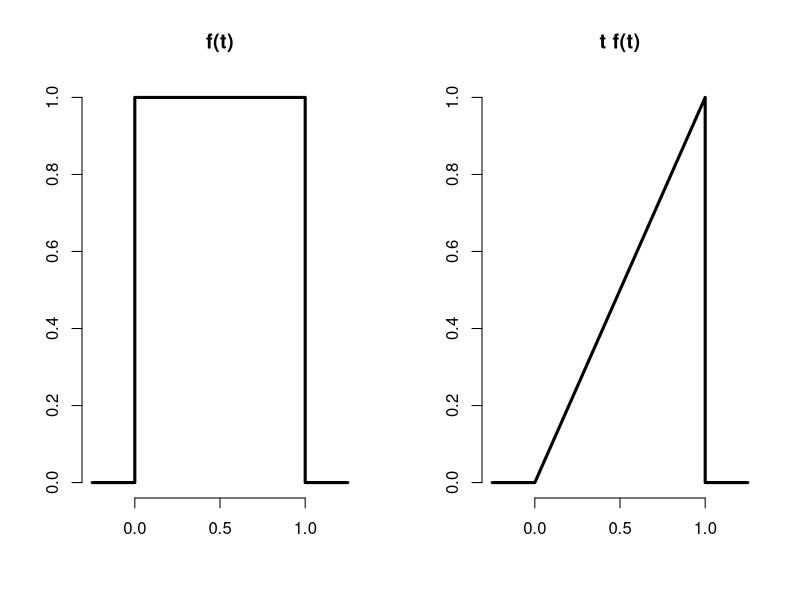
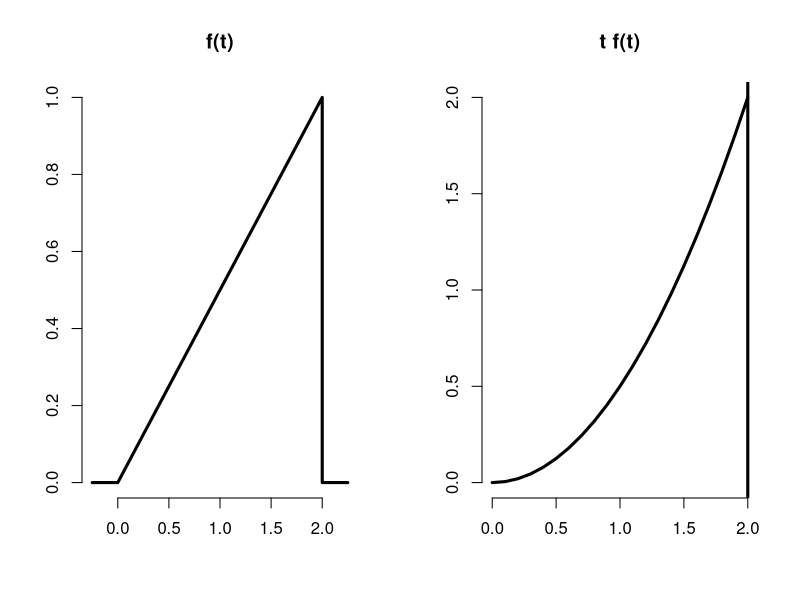
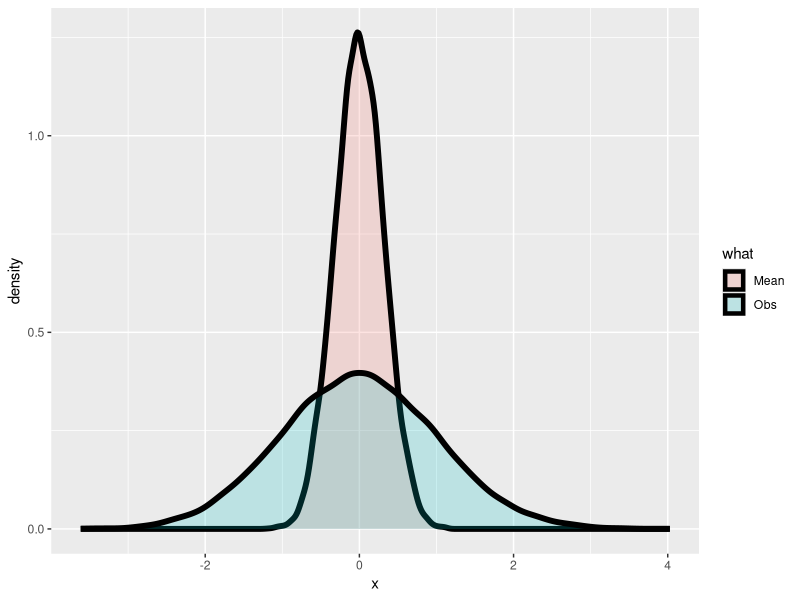
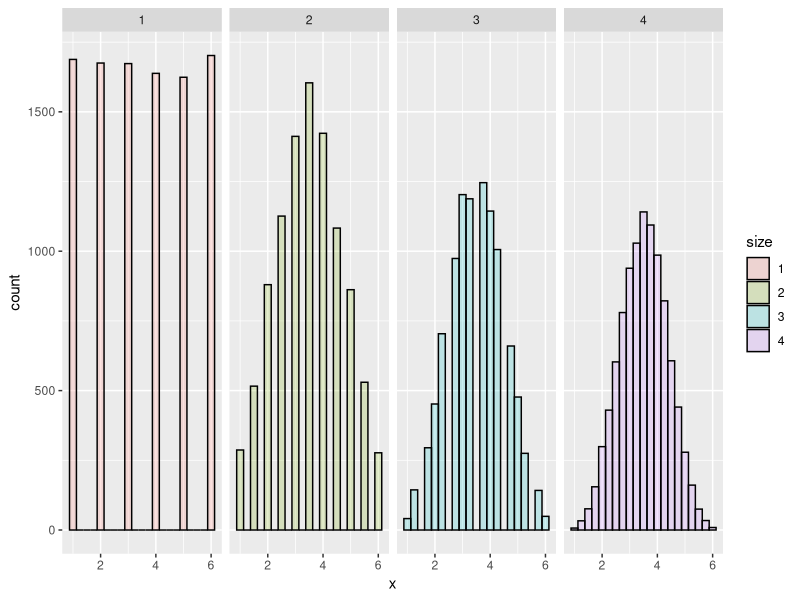

The R source for these figures, in order:
# Swirl
# Statistical Inference
# Expectations

library(ggplot2)

# The expected value of a random variable X, E(X), is a measure of its central 
# tendency

# For a discrete random variable X with PMF p(x), E(X) is defined as a sum, 
# over all possible values x, of the quantity x*p(x). E(X) represents the center 
# of mass of a collection of locations and weights, {x, p(x)}.

# Consider the random variable X representing a roll of a fair dice. 
# By 'fair' we mean all the sides are equally likely to appear.
# What is the expected value of X?
p <- 1/6
Expected_dice <- 1 * p + 2 * p + 3 * p + 4 * p + 5 * p + 6 * p

dice_fair <- c(1/6,1/6,1/6,1/6,1/6,1/6)
sum(c(1:6) * dice_fair)

# We've defined a function for you, expect_dice, which takes a PMF as an input. 
# For our purposes, the PMF is a 6-long array of fractions. The i-th entry in 
# the array represents the probability of i being the outcome of a dice roll. 
expect_dice <- function(pmf){ mu <- 0; for (i in 1:6) mu <- mu + i*pmf[i]; mu}
# We've also defined PMFs for three dice, dice_fair, dice_high and dice_low. 
# The last two are loaded, that is, not fair. 
dice_fair <- c(1/6,1/6,1/6,1/6,1/6,1/6)
dice_high <- c(1/21,2/21,3/21,4/21,5/21,6/21)
dice_low <- c(6/21,5/21,4/21,3/21,2/21,1/21)

# Using the function expect_dice with dice_high as its argument, calculate the 
# expected value of a roll of dice_high.
expect_dice(dice_high)

# See how the expected value of dice_high is higher than that of the fair dice. 
# Now calculate the expected value of a roll of dice_low.
expect_dice(dice_low)

# You can see the effect of loading the dice on the expectations of the rolls. 
# For high-loaded dice the expected value of a roll (on average) is 4.33 and for 
# low-loaded dice 2.67. We've stored these off for you in two variables, edh and edl
edh <- expect_dice(dice_high)
edl <- expect_dice(dice_low)

# One of the nice properties of the expected value operation is that it's linear. 
# This means that, if c is a constant, then E(cX) = c*E(X). Also, if X and Y are 
# two random variables then E(X+Y)=E(X)+E(Y). It follows that E(aX+bY)=aE(X)+bE(Y).

# Suppose you were rolling our two loaded dice, dice_high and dice_low. 
# You can use this linearity property of expectation to compute the expected value 
# of their average. Let X_hi and X_lo represent the respective outcomes of the 
# dice roll. The expected value of the average is 
# E((X_hi + X_lo)/2) or .5 *( E(X_hi)+E(X_lo) ). 
e<- 0.5 * (edh + edl)
# The dice were loaded in opposite ways so their average should be fair

# For a continuous random variable X, the expected value is defined analogously 
# as it was for the discrete case. Instead of summing over discrete values, 
# however, the expectation integrates over a continuous function.
# It follows that for continuous random variables, E(X) is the area under the 
# function t*f(t), where f(t) is the PDF (probability density function) of X. 
# This definition borrows from the definition of center of mass of a continuous body.
# Here's a figure from the slides. It shows the constant (1) PDF on the left 
# and the graph of t*f(t) on the right.
par(mfrow = c(1, 2))
plot(c(-0.25, 0, 0, 1, 1, 1.25), c(0, 0, 1, 1, 0, 0), type = "l", lwd = 3, frame = FALSE, xlab="", ylab = ""); title('f(t)')
plot(c(-0.25, 0, 1, 1, 1.25), c(0, 0, 1, 0, 0), type = "l", lwd = 3, frame = FALSE, xlab="", ylab = ""); title('t f(t)')

# Knowing that the expected value is the area under the triangle, t*f(t), 
# what is the expected value of the random variable with this PDF?
# 0.5

# For the purposes of illustration, here's another figure using a PDF from our 
# previous probability lesson. It shows the triangular PDF f(t) on the left and 
# the parabolic t*f(t) on the right. The area under the parabola between 0 and 2 
# represents the expected value of the random variable with this PDF.
par(mfrow = c(1, 2))
plot(c(-0.25, 0, 2, 2, 2.25), c(0, 0, 1, 0, 0), type = "l", lwd = 3, frame = FALSE, xlab="", ylab = ""); title('f(t)')
my_x <- seq(0,2,by=.1)
my_y <- my_x^2/2
plot(my_y ~ my_x, type = "l", lwd = 3, frame = FALSE, xlab="", ylab = ""); title('t f(t)')
abline(v=2.0, lwd=3)

# To find the expected value of this random variable you need to integrate the 
# function t*f(t). Here f(t)=t/2, the diagonal line. (You might recall this from 
# the last probability lesson.) The function you're integrating over is therefore 
# t^2/2. We've defined a function myfunc for you representing this. You can use 
# the R function 'integrate' with parameters myfunc, 0 (the lower bound), and 2
# (the upper bound) to find the expected value.
myfunc <- function(x){x^2/2}
integrate(myfunc, 0, 2)

# As all the examples have shown, expected values of distributions are useful in 
# characterizing them. The mean characterizes the central tendency of the 
# distribution. However, often populations are too big to measure, so we have to 
# sample them and then we have to use sample means. That's okay because sample 
# expected values estimate the population versions. We'll show this first with 
# a very simple toy and then with some simple equations.

# We've defined a small population of 5 numbers for you, spop.
spop <- c(1,4,7,10,13)
mean(spop)

# Suppose spop were much bigger and we couldn't measure its mean directly and 
# instead had to sample it with samples of size 2. There are 10 such samples, 
# right? We've stored this for you in a 10 x 2 matrix, allsam. 
sam0 <- c(1,4)
sam1 <- c(1,7)
sam2 <- c(1,10)
sam3 <- c(1,13)
sam4 <- c(4,7)
sam5 <- c(4,10)
sam6 <- c(4,13)
sam7 <- c(7,10)
sam8 <- c(7,13)
sam9 <- c(10,13)
allsam <- matrix(c(sam0,sam1,sam2,sam3,sam4,sam5,sam6,sam7,sam8,sam9),nrow=10,ncol=2,byrow=TRUE)
allsam
# Each of these 10 samples will have a mean
# We can use the R function apply to calculate the mean of each row of the 
# matrix allsam
smeans <- apply(allsam,1,mean) # the second argument, 1, tells 'apply' to apply the third
                               # argument 'mean' to the rows of the matrix
smeans
# You can see from the resulting vector that the sample means vary a lot, 
# from 2.5 to 11.5
mean(smeans)
# The result is the same as the mean of the original population spop. This is not 
# because the example was specially cooked. It would work on any population. 
# The expected value or mean of the sample mean is the population mean. 
# What this means is that the sample mean is an unbiased estimator of the 
# population mean.

# Formally, an estimator e of some parameter v is unbiased if its expected value 
# equals v, i.e., E(e)=v. 

# Here's another figure from the slides. It shows how a sample mean and the mean 
# of averages spike together. The two shaded distributions come from the same 
# data. The blue portion represents the density function of randomly generated 
# standard normal data, 100000 samples. The pink portion represents the density 
# function of 10000 averages, each of 10 random normals. (The original data was 
# stored in a 10000 x 10 array and the average of each row was taken to generate 
# the pink data.)
nosim <- 10000; n <- 10
dat <- data.frame(
    x = c(rnorm(nosim), apply(matrix(rnorm(nosim * n), nosim), 1, mean)),
    what = factor(rep(c("Obs", "Mean"), c(nosim, nosim))) 
)
np <- ggplot(dat, aes(x = x, fill = what)) + geom_density(size = 2, alpha = .2); 
print(np)

# Here's another figure from the slides. Rolling a single die 10000 times yields 
# the first figure. Each of the 6 possible outcomes appears with about the same 
# frequency. The second figure is the histogram of outcomes of the average of 
# rolling two dice. Similarly, the third figure is the histogram of averages of 
# rolling three dice, and the fourth four dice. As we showed previously, the 
# center or mean of the original distribution is 3.5 and that's exactly where 
# all the panels are centered.
dat <- data.frame(
    x = c(sample(1 : 6, nosim, replace = TRUE),
          apply(matrix(sample(1 : 6, nosim * 2, replace = TRUE), 
                       nosim), 1, mean),
          apply(matrix(sample(1 : 6, nosim * 3, replace = TRUE), 
                       nosim), 1, mean),
          apply(matrix(sample(1 : 6, nosim * 4, replace = TRUE), 
                       nosim), 1, mean)
    ),
    size = factor(rep(1 : 4, rep(nosim, 4))))
g <- ggplot(dat, aes(x = x, fill = size)) + geom_histogram(alpha = .20, binwidth=.25, colour = "black") 
g <- g + facet_grid(. ~ size)
print(g)

# Let's recap. Expected values are properties of distributions. The average, or 
# mean, of random variables is itself a random variable and its associated 
# distribution itself has an expected value. The center of this distribution is 
# the same as that of the original distribution.

# Expected values are properties of what?
# distributions

# A population mean is a center of mass of what?
# a population

# A sample mean is a center of mass of what?
# observed data

# True or False? A population mean estimates a sample mean.
# False

# True or False? A sample mean is unbiased. 
# (The sample mean is the population mean, so by definition it's unbiased.)
# True

# True or False? The more data that goes into the sample mean, the more 
# concentrated its density / mass function is around the population mean.
# True























































































